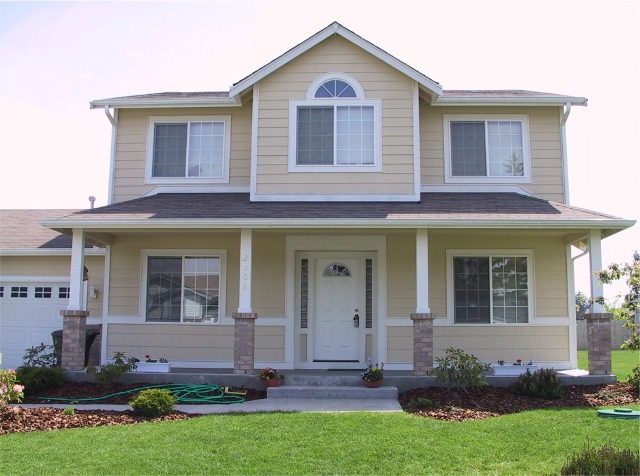
#> input picture A1/B1.jpg, 640 x 476 px, given in place of tank.jpg, which was not available
$ python CV1.py   (older library calls are emulated)
#> lines starting #> are read from the running program, lines starting #| are printed output that depends on the picture; after the words box and inside, x2 and y2 are one past the last pixel; in counts of white or black regions, pixels touching at a corner belong together; pictures that were not available may be replaced by others from this repository, and a replacement may not be noted
#Jehad Hamayel
#1200348
import random
from PIL import Image
from IPython.display import display
import cv2
import numpy as np
from scipy.ndimage import uniform_filter , median_filter
from matplotlib import pyplot as plt
#Open the image
path = 'tank.jpg'
image = Image.open(path)
#> image is the input picture: PIL image 640x476 RGB; mean R, G, B 155, 157, 150.1
# Convert the image to 8-bit gray-level
GrayLevelImage = image.convert("L")
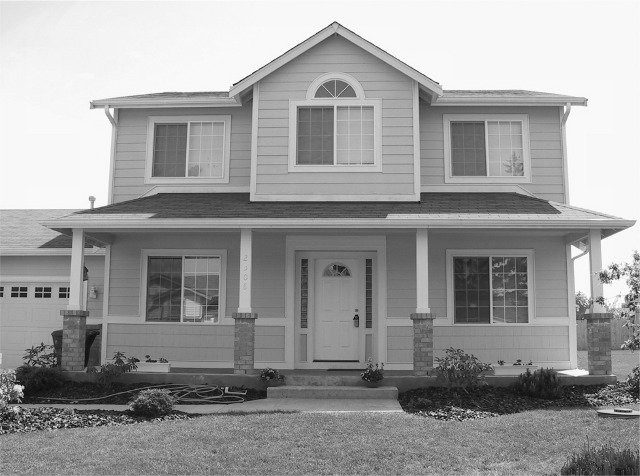
#> GrayLevelImage: PIL image 640x476 L; min 9, max 255, mean 155.6
# Save and display the 8-bit gray-level image
GrayLevelImage.save("tankBW.jpg")
pathGrayLevelImage = 'tankBW.jpg'
imageGrayLevelImage_original = Image.open(pathGrayLevelImage)
imageGrayLevelImage_original.show()
display(imageGrayLevelImage_original)
#Applying a power law transform with gamma = 0.4 to the image
image=cv2.imread(pathGrayLevelImage)
#> image: shape (476, 640, 3); min 0, max 255, mean 155.6
r=image/255
c=255
gamma=0.4
#power law transformation
s=np.array(c*(r**gamma),dtype='uint8')
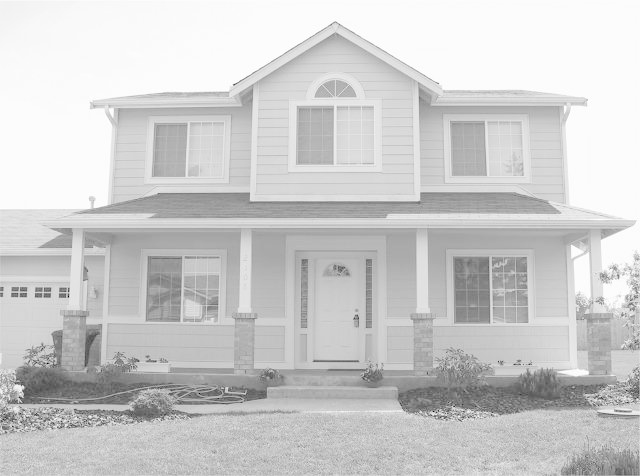
#> s: shape (476, 640, 3); min 0, max 255, mean 204.1
# Save or display the resulting image with power law transform
cv2.imwrite('imageWithGamma0.4.jpg',s)
imageWithGamma = Image.open('imageWithGamma0.4.jpg')
imageWithGamma.show()
display(imageWithGamma)

# Add zero-mean Gaussian noise with variance = 40 gray-levels
imageGrayLevelImageArray = np.array(imageGrayLevelImage_original, dtype=np.float32)
mean=0
std = 40
segma= std ** 0.5
h,w=imageGrayLevelImageArray.shape
#> h = 476; w = 640
# Add noise to the image
noisy_image_array = imageGrayLevelImageArray + np.random.normal(mean, segma,(h,w))
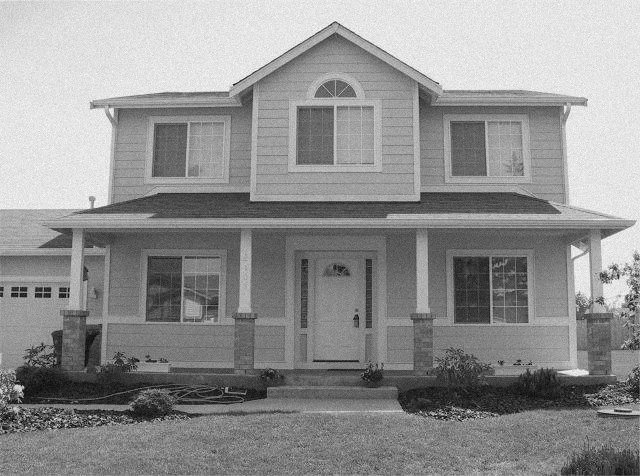
#> noisy_image_array: shape (476, 640) float64; min -6.94, max 276.6, mean 155.6; drawn with min black and max white
# Clip pixel values to the valid range [0, 255]
noisyImageArrayClipped = np.clip(noisy_image_array, 0, 255)
# Convert the NumPy array back to an image
noisyImageWithZeroMeanGaussianNoise = Image.fromarray(np.uint8(noisyImageArrayClipped))
# Save or display the resulting image with Gaussian noise
noisyImageWithZeroMeanGaussianNoise.show()
noisyImageWithZeroMeanGaussianNoise.save("noisyImageWithZeroMeanGaussianNoise.jpg")

#Applying a 5 by 5 mean filter to the Gaussian noisy-image above and show the result.
imageGrayLevelImageArray_MeanFilter = np.array(noisyImageWithZeroMeanGaussianNoise,dtype=np.uint8)
MeanFilterArray = uniform_filter(imageGrayLevelImageArray_MeanFilter,size=5)# 5 by 5 mean filter
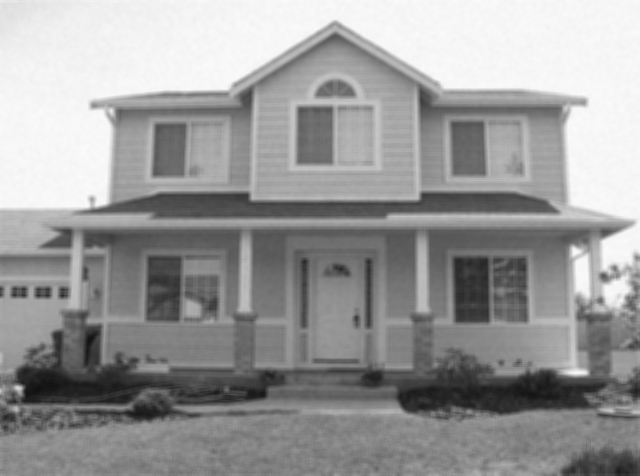
#> MeanFilterArray: shape (476, 640); min 16, max 251, mean 154.3
MeanFilterImage = Image.fromarray(np.uint8(MeanFilterArray))
MeanFilterImage.show()
display(MeanFilterImage)
MeanFilterImage.save("MeanFilterImage.jpg")

#Adding salt and pepper noise (noise-density=0.1) to the original image and then apply a 7 by 7 median filter to the noisy-image and show both images
imageGrayLevelImage_originalArray=np.array(imageGrayLevelImage_original, dtype=np.uint8)
density=0.1
salt_and_pepper_noisy_imageArray = np.copy(imageGrayLevelImage_originalArray)
rows , colums = salt_and_pepper_noisy_imageArray.shape
#> rows = 476; colums = 640
numberOfPixels = int(((salt_and_pepper_noisy_imageArray.size * density) + 1)/2)
#> numberOfPixels = 15232
#Adding salt and pepper noise (noise-density=0.1) to the original image
for i in range(numberOfPixels):
    # Pick a random y coordinate from the original image
    y_Coordinate = random.randint(0, rows - 1)
    # Pick a random x coordinate from the original image
    x_Coordinate = random.randint(0, colums - 1)
    # Color that pixel to white(salt)
    if salt_and_pepper_noisy_imageArray[y_Coordinate][x_Coordinate] != 0 and \
            salt_and_pepper_noisy_imageArray[y_Coordinate][x_Coordinate] != 255:
        salt_and_pepper_noisy_imageArray[y_Coordinate][x_Coordinate] = 255
    else:
        i -= 1
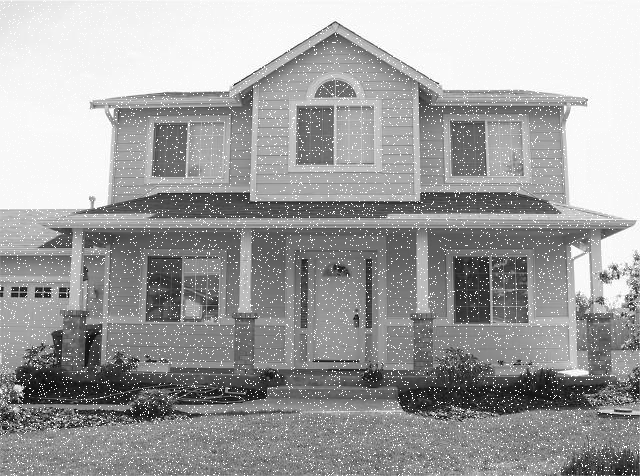
#> salt_and_pepper_noisy_imageArray: shape (476, 640); min 0, max 255, mean 160.5

for i in range(numberOfPixels):
    # Pick a random y coordinate from the original image
    y_Coordinate = random.randint(0, rows - 1)

    # Pick a random x coordinate from the original image
    x_Coordinate = random.randint(0, colums - 1)

    # Color that pixel to black(pepper)
    if salt_and_pepper_noisy_imageArray[y_Coordinate][x_Coordinate] != 0 and \
            salt_and_pepper_noisy_imageArray[y_Coordinate][x_Coordinate] != 255:
        salt_and_pepper_noisy_imageArray[y_Coordinate][x_Coordinate] = 0
    else:
        i -= 1
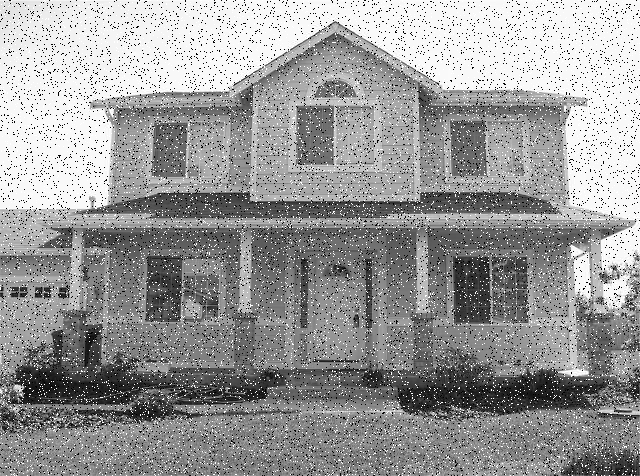
#> salt_and_pepper_noisy_imageArray: shape (476, 640); 4.64% of pixels changed, all inside (x1, y1, x2, y2) = (0, 0, 640, 476)

salt_and_pepper_noisy_image = Image.fromarray(np.uint8(salt_and_pepper_noisy_imageArray))
salt_and_pepper_noisy_image.save("salt_and_pepper_noisy_image.jpg")
#Applying a 7 by 7 median filter to the noisy-image and show both images
median_filtered_salt_and_pepper_noisy_imageArray = median_filter(salt_and_pepper_noisy_imageArray, size=7)
median_filtered_salt_and_pepper_noisy_image = Image.fromarray(np.uint8(median_filtered_salt_and_pepper_noisy_imageArray))
#> (the run stopped early here; a loop or call above may not have finished)
